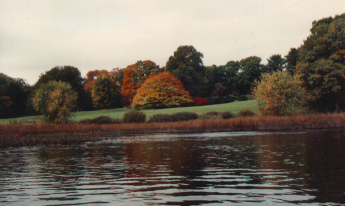
%> input picture 1A/Analyse de Données/TPs/TP1/Donnees/autumn.tif, 345 x 206 px
$ octave exercice_1.m   (GNU Octave 9; MATLAB toolbox functions it lacks are replaced by stand-ins)
%> lines starting %> are read from the running program, lines starting %| are printed output that depends on the picture
### 1A/Analyse de Données/TPs/TP1/Donnees/correlation_contraste.m
function [correlation,contraste] =...
    correlation_contraste(X)


n = length(X);
X_barre = (1/n)*(X')*(ones(n,1));
X_C = X - ones(n,1)*(X_barre') ;
sigma = (1/n)*(X_C')*X_C;

%variance de chaque couleur
var_R = sqrt(sigma(1,1));
var_V =sqrt(sigma(2,2));
var_B =sqrt(sigma(3,3));

%convariance de deux couleurs
conv_RV = sigma(2,1);
conv_RB = sigma(3,1);
conv_BV = sigma(2,3);

correlation(1) = conv_RV/(var_R*var_V);
correlation(2) = conv_RB/(var_R*var_B);
correlation(3) = conv_BV/(var_B*var_V);

contraste(1) = var_R^2/(var_R^2 + var_V^2 + var_V^2);
contraste(2) = var_V^2/(var_R^2 + var_V^2 + var_V^2);
contraste(3) = var_B^2/(var_R^2 + var_V^2 + var_V^2);

end

### 1A/Analyse de Données/TPs/TP1/Donnees/exercice_1.m
clear;
close all;
clc;

taille_ecran = get(0,'ScreenSize');
L = taille_ecran(3);
H = taille_ecran(4);

figure('Name','Visualisation des canaux RVB (canal par canal et en 3D)',...
       'Position',[0.1*L,0.05*H,0.8*L,0.75*H]);

% Lecture d'une image RVB :
I = imread('autumn.tif');
%> I is the input picture: size 206x345x3 uint8; mean R, G, B 119.7, 110.2, 98.9

% Affichage de l'image RVB :
subplot(2,3,1);
imagesc(I);
axis image off;
title('Image RVB','FontSize',20);

% Decoupage de l'image en trois canaux et conversion en doubles :
R = double(I(:,:,1));
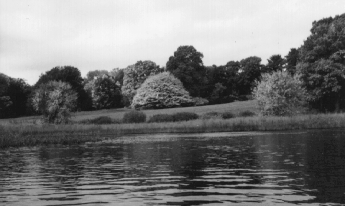
%> R: size 206x345 double; min 19, max 248, mean 119.7
V = double(I(:,:,2));
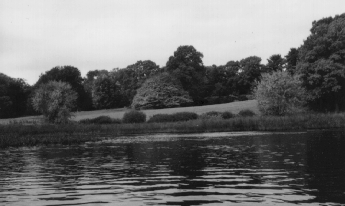
%> V: size 206x345 double; min 7, max 238, mean 110.2
B = double(I(:,:,3));
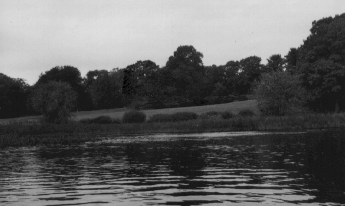
%> B: size 206x345 double; min 1, max 225, mean 98.9

% Matrice des donnees :
X = [R(:) V(:) B(:)];		% Les trois canaux sont vectorises et concatenes

% Affichage du canal R :
colormap gray;
subplot(2,3,2);
imagesc(R);
axis image off;
title('Canal R','FontSize',20);

% Affichage du canal V :
subplot(2,3,4);
imagesc(V);
axis image off;
title('Canal V','FontSize',20);

% Affichage du canal B :
subplot(2,3,5);
imagesc(B);
axis image off;
title('Canal B','FontSize',20);

% Affichage du nuage de pixels dans le repere RVB :
subplot(1,3,3);
plot3(R,V,B,'.','MarkerSize',3,'Color',"#4DBEEE")
axis equal;
set(gca,'FontSize',10);
xlabel('R','FontWeight','bold','FontSize',15,'Color','red')
ylabel('V','FontWeight','bold','FontSize',15,'Color',[0,0.5,0.2])
zlabel('B','FontWeight','bold','FontSize',15,'Color','blue')
view([45 20])
rotate3d;
grid on;
title({'Representation 3D des pixels' ...
       'dans l''espace RVB'},'FontSize',20)
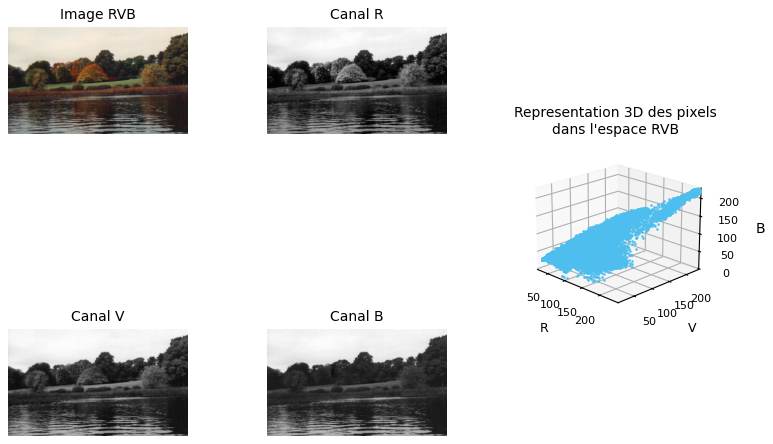
%> figure redrawn from the program's plot data, 5 panels

[correlation,contraste] = correlation_contraste(X);
%> in correlation_contraste, `sigma = (1/n)*(X_C')*X_C;`: sigma = [6215.7 6223.5 5859.9; 6223.5 6408.3 6090.1; 5859.9 6090.1 5884.1]
%> in correlation_contraste, `var_R = sqrt(sigma(1,1));`: var_R = 78.84
%> in correlation_contraste, `var_V =sqrt(sigma(2,2));`: var_V = 80.05
%> in correlation_contraste, `var_B =sqrt(sigma(3,3));`: var_B = 76.71
%> in correlation_contraste, `conv_RV = sigma(2,1);`: conv_RV = 6223.5
%> in correlation_contraste, `conv_RB = sigma(3,1);`: conv_RB = 5859.9
%> in correlation_contraste, `conv_BV = sigma(2,3);`: conv_BV = 6090.1
%> correlation = [0.986 0.969 0.992]; contraste = [0.327 0.337 0.309]

% Affichage des resultats :
fprintf('Correlation entre R et V = %.3f\n',correlation(1));
%| Correlation entre R et V = 0.986
fprintf('Correlation entre R et B = %.3f\n',correlation(2));
%| Correlation entre R et B = 0.969
fprintf('Correlation entre V et B = %.3f\n',correlation(3));
%| Correlation entre V et B = 0.992

fprintf('Proportion de contraste dans le canal R = %.3f\n',contraste(1));
%| Proportion de contraste dans le canal R = 0.327
fprintf('Proportion de contraste dans le canal V = %.3f\n',contraste(2));
%| Proportion de contraste dans le canal V = 0.337
fprintf('Proportion de contraste dans le canal B = %.3f\n',contraste(3));
%| Proportion de contraste dans le canal B = 0.309
